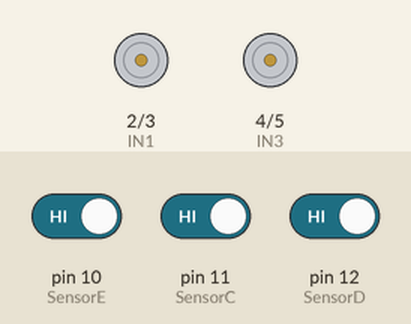
This sketch was run on a simulated Arduino Uno, built with avr-gcc and run on an emulated ATmega328P. On the bench: motor-driver pin pairs drawn as motors (green arrow = first pin HIGH = forward, orange = second pin HIGH = backward, longer = more drive). The inputs (shaded band) are chosen by the test bench; at power-on: pin 10 (SensorE) HIGH, pin 11 (SensorC) HIGH, pin 12 (SensorD) HIGH.

Above: at 1.2 s.
1.3 s: pin 10 (SensorE) driven LOW
At 2.3 s:
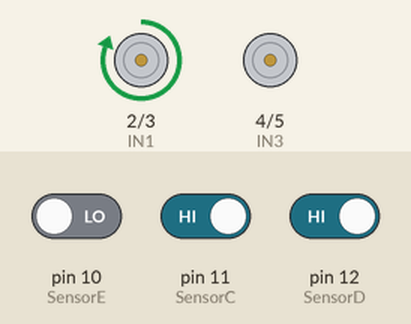
2.8 s: pin 10 (SensorE) driven HIGH
At 3.4 s:
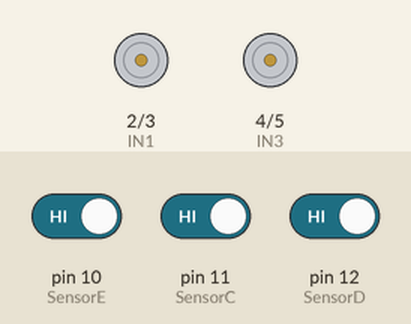
4.3 s: pin 11 (SensorC) driven LOW
At 4.6 s:
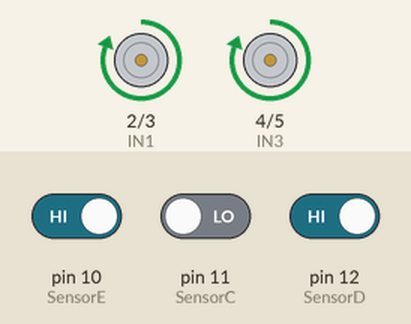
5.8 s: pin 11 (SensorC) driven HIGH
At 6.9 s:
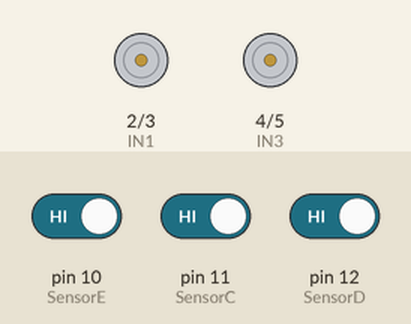
7.3 s: pin 12 (SensorD) driven LOW
At 8.1 s:
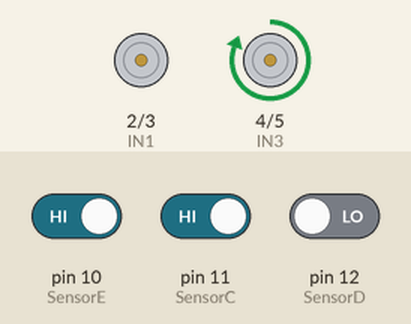
Timing chart, 0 to 9.8 s (numbered marks = the images above; inputs shaded):
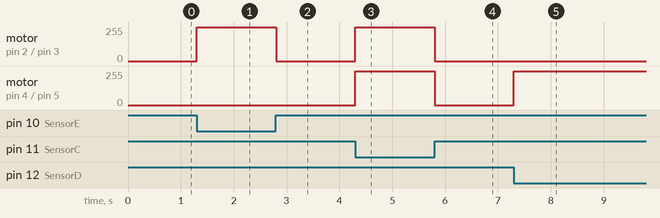

The sketch:

cod-primeira-versao.ino
```cpp
// Motores
#define IN1 2 // Motor Direito para frente
#define IN2 3 // Motor Direito para trás
#define IN3 4 // Motor Esquerdo para frente
#define IN4 5 // Motor Esquerdo para trás


// Sensores
#define SensorE 10 // Sensor Esquerdo
#define SensorC 11 // Sensor Central
#define SensorD 12 // Sensor Direito


void setup() {
// Configura motores como saída
 pinMode(IN1, OUTPUT);
 pinMode(IN2, OUTPUT);
 pinMode(IN3, OUTPUT);
 pinMode(IN4, OUTPUT);
 // Configura sensores como entrada
 pinMode(SensorE, INPUT);
 pinMode(SensorC, INPUT);
 pinMode(SensorD, INPUT);
}

void loop() {
 // Lê sensores (ativo baixo, por isso usamos !)
 bool esquerda = !digitalRead(SensorE);
 bool centro = !digitalRead(SensorC);
 bool direita = !digitalRead(SensorD);
 if (centro && !esquerda && !direita) {
 // Vai em frente
 frente();
 }
 else if (esquerda && !centro) {
 // Curva para a esquerda
 curvaEsquerda();
 }
 else if (direita && !centro) {
 // Curva para a direita
 curvaDireita();
 }
 else {
 // Linha perdida - parar ou girar pra procurar
 parar();
 }
}


// Funções auxiliares
void frente() {
 digitalWrite(IN1, HIGH);
 digitalWrite(IN2, LOW);
 digitalWrite(IN3, HIGH);
 digitalWrite(IN4, LOW);
}
void curvaEsquerda() {
 digitalWrite(IN1, HIGH); // Direito vai pra frente
 digitalWrite(IN2, LOW);
 digitalWrite(IN3, LOW); // Esquerdo para
 digitalWrite(IN4, LOW);
}
void curvaDireita() {
 digitalWrite(IN1, LOW); // Direito para
 digitalWrite(IN2, LOW);
 digitalWrite(IN3, HIGH); // Esquerdo vai pra frente
 digitalWrite(IN4, LOW);
}
void parar() {
 digitalWrite(IN1, LOW);
 digitalWrite(IN2, LOW);
 digitalWrite(IN3, LOW);
 digitalWrite(IN4, LOW);
}
```

Measured:
- after the input at 1.3 s, motor on pin 2 (IN1) / pin 3 (IN2): stopped → forward 255/255 at once
- after the input at 2.8 s, motor on pin 2 (IN1) / pin 3 (IN2): forward 255/255 → stopped at once
- after the input at 4.3 s, motor on pin 2 (IN1) / pin 3 (IN2), motor on pin 4 (IN3) / pin 5 (IN4): stopped → forward 255/255 at once
- after the input at 5.8 s, motor on pin 2 (IN1) / pin 3 (IN2), motor on pin 4 (IN3) / pin 5 (IN4): forward 255/255 → stopped at once
- after the input at 7.3 s, motor on pin 4 (IN3) / pin 5 (IN4): stopped → forward 255/255 at once
